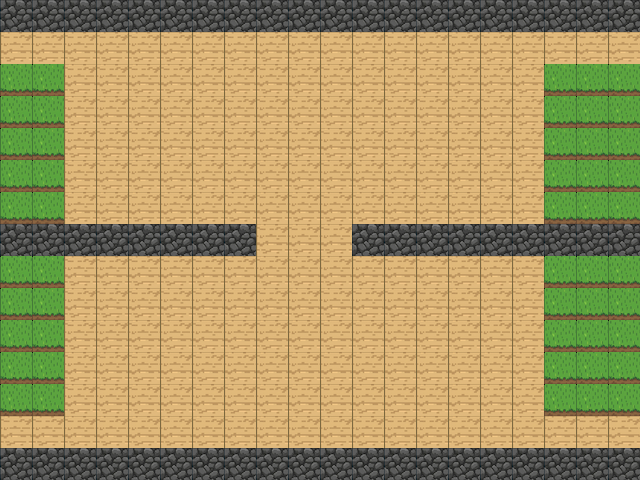

This game map was drawn from its Tiled (.tmx) file and the tilesets committed beside it. A one-line description and the full map source follow:
An orthogonal 20x15 tile map with 32x32 px tiles, 1 tile layer (terrain) and 4 objects (spawn_b, exit_b, spawn_a, exit_a).

<map version="1.10" tiledversion="1.11.2" orientation="orthogonal" renderorder="right-down" width="20" height="15" tilewidth="32" tileheight="32" infinite="0" nextlayerid="3" nextobjectid="8">
 <properties>
  <property name="name" value="Maze Test 2" />
 </properties>
 <tileset firstgid="1" name="terrain" tilewidth="32" tileheight="32" tilecount="3" columns="3">
  <image source="terrain32.png" width="96" height="32" />
 </tileset>
 <layer id="1" name="terrain" width="20" height="15">
  <data encoding="csv">
3,3,3,3,3,3,3,3,3,3,3,3,3,3,3,3,3,3,3,3,
2,2,2,2,2,2,2,2,2,2,2,2,2,2,2,2,2,2,2,2,
1,1,2,2,2,2,2,2,2,2,2,2,2,2,2,2,2,1,1,1,
1,1,2,2,2,2,2,2,2,2,2,2,2,2,2,2,2,1,1,1,
1,1,2,2,2,2,2,2,2,2,2,2,2,2,2,2,2,1,1,1,
1,1,2,2,2,2,2,2,2,2,2,2,2,2,2,2,2,1,1,1,
1,1,2,2,2,2,2,2,2,2,2,2,2,2,2,2,2,1,1,1,
3,3,3,3,3,3,3,3,2,2,2,3,3,3,3,3,3,3,3,3,
1,1,2,2,2,2,2,2,2,2,2,2,2,2,2,2,2,1,1,1,
1,1,2,2,2,2,2,2,2,2,2,2,2,2,2,2,2,1,1,1,
1,1,2,2,2,2,2,2,2,2,2,2,2,2,2,2,2,1,1,1,
1,1,2,2,2,2,2,2,2,2,2,2,2,2,2,2,2,1,1,1,
1,1,2,2,2,2,2,2,2,2,2,2,2,2,2,2,2,1,1,1,
2,2,2,2,2,2,2,2,2,2,2,2,2,2,2,2,2,2,2,2,
3,3,3,3,3,3,3,3,3,3,3,3,3,3,3,3,3,3,3,3
</data>
 </layer>
 <objectgroup id="2" name="Markers">
  <object id="1" name="spawn_b" x="0" y="416">
   <point />
  </object>
  <object id="2" name="exit_b" x="608" y="32">
   <point />
  </object>
  <object id="6" name="spawn_a" x="0" y="32">
   <point />
  </object>
  <object id="7" name="exit_a" x="608" y="416">
   <point />
  </object>
 </objectgroup>
</map>
